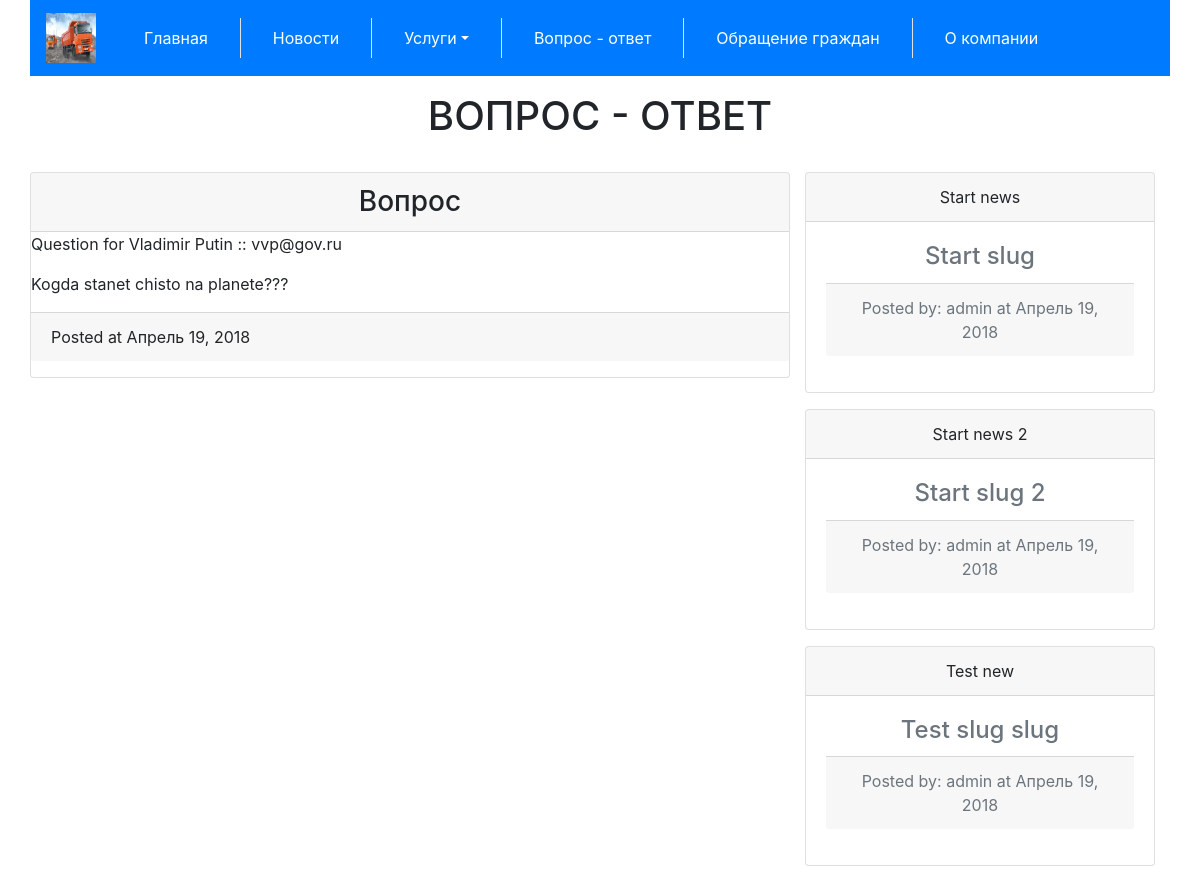
The app's page /questions/, older data.
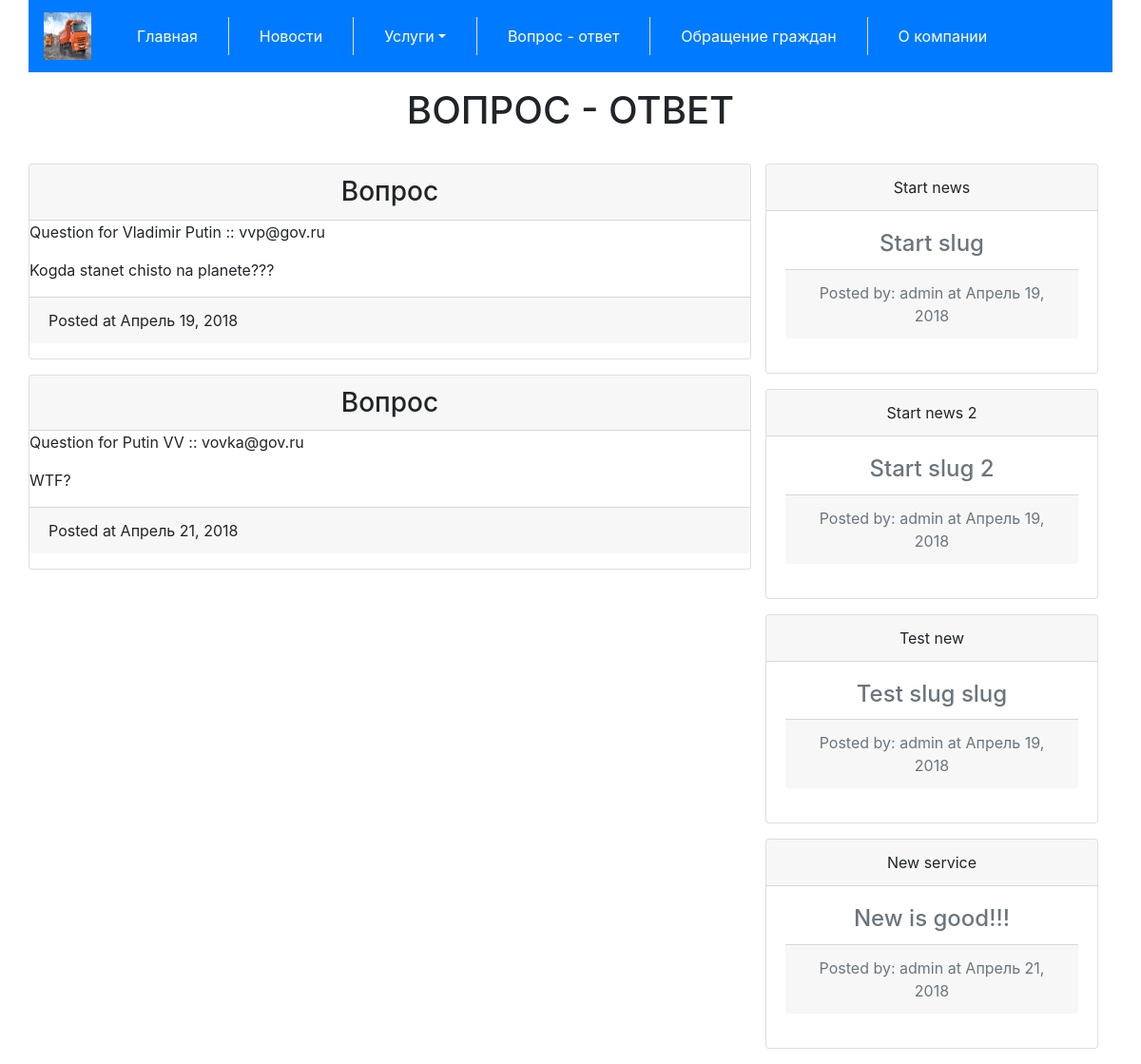
The same page, newer data.
### server/models.py (models this page shows, shortened)
class Question(models.Model):
    objects = models.Manager()
    class Meta:
        ordering = ['posted', ]
    title = models.TextField(
        default="New",
        verbose_name="Question title"
    )
    fio = models.TextField(
        default="",
        verbose_name="Question User Name"
    )
    email = models.TextField(
        default="",
        verbose_name="Question User email"
    )
    body = models.TextField(
        default="",
        verbose_name="Question Body"
    )
    posted = models.DateField(
        db_index=True,
        auto_now_add=True
    )

class News(models.Model):
    objects = models.Manager()
    class Meta:
        ordering = ['posted', ]
    title = models.TextField(
        default="New",
        verbose_name="News title"
    )
    slug = models.SlugField(
        max_length=100,
        unique=True
    )
    author = models.TextField(
        default="Author",
        verbose_name="Newws Author"
    )
    body = models.TextField(
        default='Body',
        verbose_name="News body"
    )
    posted = models.DateField(
        db_index=True,
        auto_now_add=True
    )

### server/views.py (the view)
# urls.py: url(r'^questions/', server_views.questions, name='questions'),
def questions(request):
    return render(
        request=request,
        template_name='questions.html',
        context={
            'questions': Question.objects.all()[:5],
             "news": News.objects.all()[:5]
        }
    )

### templates/questions.html
{% extends "base.html" %}
{% block content %}
    <div class="col-xl-12">
        <h1 class="text-center text-uppercase my-3">Вопрос - ответ</h1>
    </div>
        <article class="col-xl-8 col-lg-8">
            {% if questions %}
                {% for q in questions %}
                    <div class="row card rounded-top my-3">
                        <h3 class="card-header text-center" >Вопрос</h3>
                            <p class="question-text">Question for {{ q.fio }} :: {{ q.email }}</p>
                            <p class="question-text">{{ q.body }}</p>
                            <p class="card-footer">Posted at {{ q.posted }}</p>
                    </div>
                {% endfor %}
            {% else %}
                <h2 class="text-center text-uppercase my-3">Пока нет никаких вопросов</h2>
            {% endif %}
        </article>
        <aside class="col-xl-4 col-lg-4">
            {% if news %}
                {% for n in news %}
                    <div class="card my-3 text-center">
                        <div class="card-header">{{ n.title }}</div>
                        <div class="card-body text-secondary">
                            <h4 class="card-title">{{ n.slug }}</h4>
                            <p class="card-footer">Posted by: {{ n.author }} at {{ n.posted }}</p>
                        </div>
                    </div>
                {% endfor %}
            {% else %}
                <h2 class="text-center text-uppercase my-3">Сейчас нет новостей</h2>
            {% endif %}
        </aside>
{% endblock %}

Row changes from the older to the newer data that the page shows:
added Question: fio "Putin VV", email "vovka@gov.ru", body "WTF?", posted "Апрель 21, 2018"
added News: title "New service", slug "New is good!!!", author "admin", posted "Апрель 21, 2018"
